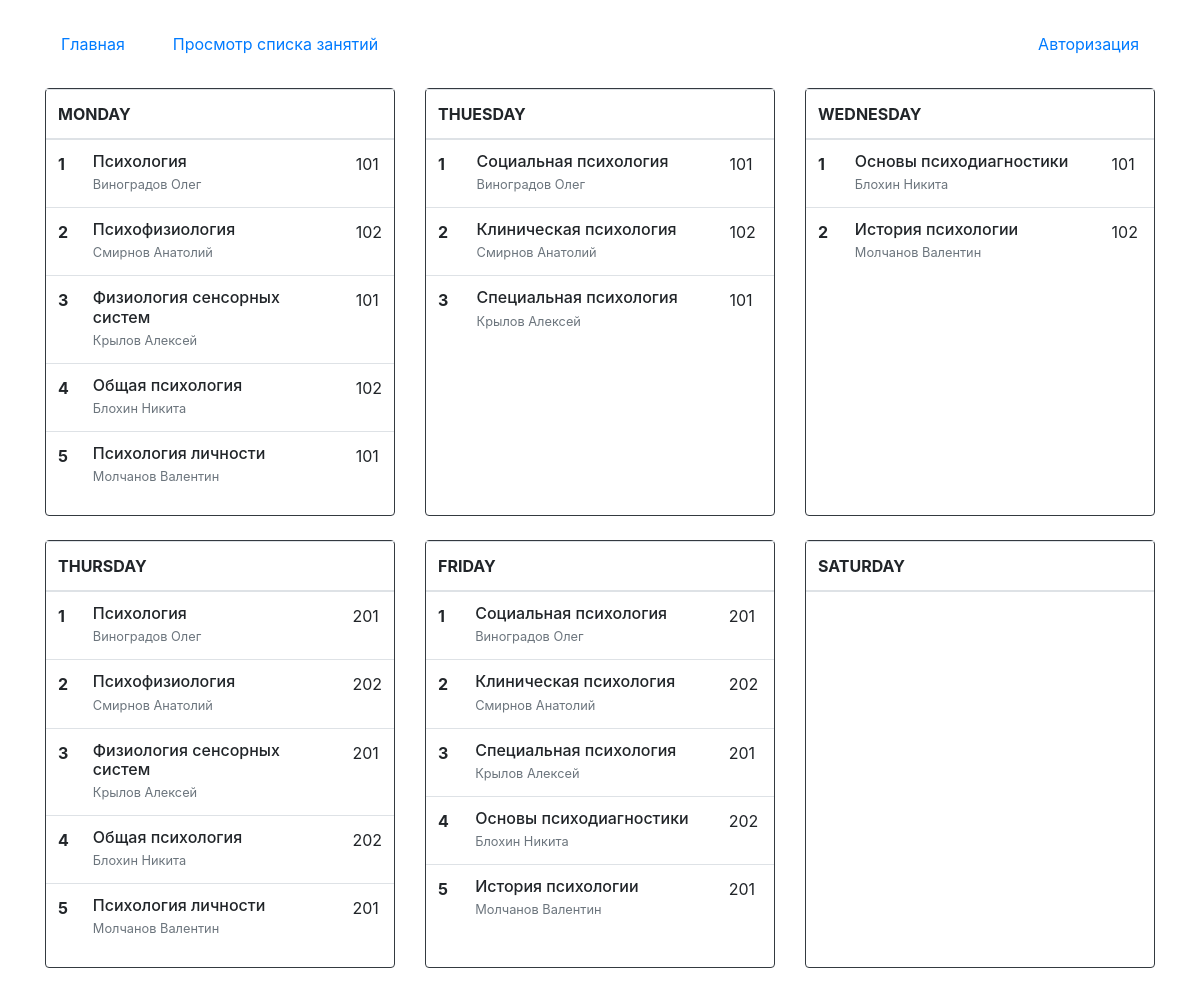
Screenshot of /couple/1 with the database file from the repository.
### couple/models.py (models this page shows, shortened)
class Couple(models.Model):
    subject_id = models.ForeignKey(Subjects, on_delete=models.CASCADE, verbose_name="Предмет")
    teacher_id = models.ForeignKey(Teachers, on_delete=models.CASCADE, verbose_name="Преподаватель")
    group_id = models.ForeignKey(Groups, on_delete=models.CASCADE, verbose_name="Группа")
    MONDAY = 'MON'
    TUESDAY = 'TUE'
    WEDNESDAY = 'WED'
    THURSDAY = 'THU'
    FRIDAY = 'FRI'
    SATURDAY = 'SAT'
    SUNDAY = 'SUN'
    DAY_CHOICES = (
        (MONDAY, "Понедельник"),
        (TUESDAY, "Вторник"),
        (WEDNESDAY, "Среда"),
        (THURSDAY, "Четверг"),
        (FRIDAY, "Пятница"),
        (SATURDAY, "Суббота"),
        (SUNDAY, "Воскресенье")
    )
    day_week = models.CharField( max_length=3, choices=DAY_CHOICES, default=MONDAY, verbose_name="День недели")
    couple_n = models.IntegerField("Номер пары")
    classroom_id = models.ForeignKey(Classrooms, verbose_name="Аудитория",  on_delete=models.CASCADE)
    class Meta:
        verbose_name = "Расписание"
        verbose_name_plural = "Расписание"

class Subjects(models.Model):
    name = models.CharField("Название дисциплины", max_length=45)
    class Meta:
        verbose_name = "Дисциплина"
        verbose_name_plural = "Дисциплины"
    def __str__(self):
        return self.name

class Teachers(models.Model):
    first_name = models.CharField("Имя", max_length=20)
    last_name = models.CharField("Фамилия", max_length=20)
    middle_name = models.CharField("Отчество", max_length=20)
    TEACHER = 'T'
    SENIORLECTURER = 'SL'
    TEACHER_POSITIONS_CHOICES = (
        (TEACHER, 'Преподаватель'),
        (SENIORLECTURER, 'Старший Преподаватель')
    )
    position = models.CharField(max_length=2, choices=TEACHER_POSITIONS_CHOICES, default=TEACHER, verbose_name='Должность')
    user_id = models.ForeignKey(User, null=True , on_delete=models.CASCADE, blank=True, verbose_name= 'Аккаунт')
    class Meta:
        verbose_name = "Преподаватель"
        verbose_name_plural = "Преподаватели"
    def __str__(self):
        return self.last_name + ' ' + self.first_name

class Classrooms(models.Model):
    name = models.CharField("Номер аудитории", max_length=5)
    LECTURE = 'L'
    PRAСTICAL = 'P'
    CLASSROOMS_CHOICES = (
        (LECTURE, 'Лекционная'),
        (PRAСTICAL, 'Практическая')
    )
    type = models.CharField(max_length=2, choices=CLASSROOMS_CHOICES, default=LECTURE)
    class Meta:
        verbose_name = "Аудитория"
        verbose_name_plural = "Аудитории"

### couple/views.py (the view)
# urls.py: path('couple/<int:name>', views.CoupleView, name='CoupleView'),
def CoupleView(request, name):
    list_couple = Couple.objects.filter(group_id = name)
    context = {
        'list_couple' : list_couple
    }
    template = 'couple.html'
    return render(request, template, context)

### templates/couple.html (shortened to what this page needs)
{% extends 'index.html' %}
    {% block content %}
    <div class="row">
            <div class="col-4 ">
            <div class="border border-dark rounded" style="min-height: 100%">
            <table class="table ">
              <thead>
                <tr>
                  <th scope="col" colspan="3">MONDAY </th>
                </tr>
              </thead>
              <tbody>
              {% for ob in  list_couple %}
                  {% if ob.day_week == 'MON'  %}
                      <tr>
                        <th> {{ ob.couple_n }}</th>
                          <td><p class="mb-0 h6">{{ ob.subject_id }}</p>
                            <small class="mb-0 text-muted">{{ ob.teacher_id}}</small></td>
                        <td> {{ ob.classroom_id.name }}</td>
                      </tr>
                    {% endif %}
              {% endfor %}
              </tbody>
            </table>
            </div>
            </div>
            <div class="col-4">
            <div class="border border-dark rounded" style="min-height: 100%">
            <table class="table">
              <thead>
                <tr>
                  <th scope="col" colspan="3">THUESDAY</th>
                </tr>
              </thead>
              <tbody>
              {% for ob in  list_couple%}
                  {% if ob.day_week == 'TUE'  %}
                      <tr>
                        <th> {{ ob.couple_n }}</th>
                          <td><p class="mb-0 h6">{{ ob.subject_id }}</p>
                            <small class="mb-0 text-muted">{{ ob.teacher_id}}</small></td>
                        <td> {{ ob.classroom_id.name }}</td>
                      </tr>
                    {% endif %}
              {% endfor %}
              </tbody>
            </table>
            </div>
            </div>
            <div class="col-4">
            <div class="border border-dark rounded" style="min-height: 100%">
            <table class="table">
              <thead>
                <tr>
                  <th scope="col" colspan="3">WEDNESDAY</th>
                </tr>
              </thead>
              <tbody>
              {% for ob in  list_couple%}
                  {% if ob.day_week == 'WED' %}
                      <tr>
                        <th> {{ ob.couple_n }}</th>
                          <td><p class="mb-0 h6">{{ ob.subject_id }}</p>
                            <small class="mb-0 text-muted">{{ ob.teacher_id}}</small></td>
                        <td> {{ ob.classroom_id.name }}</td>
                      </tr>
                    {% endif %}
              {% endfor %}
              </tbody>
            </table>
            </div>
            </div>
        </div><div class="row mt-4">
            <div class="col-4 ">
            <div class="border border-dark rounded" style="min-height: 100%">
            <table class="table ">
              <thead>
                <tr>
                  <th scope="col" colspan="3">THURSDAY</th>
                </tr>
              </thead>
              <tbody>
              {% for ob in  list_couple%}
                  {% if ob.day_week == 'THU' %}
                      <tr>
                        <th> {{ ob.couple_n }}</th>
                          <td><p class="mb-0 h6">{{ ob.subject_id }}</p>
                            <small class="mb-0 text-muted">{{ ob.teacher_id}}</small></td>
                        <td> {{ ob.classroom_id.name }}</td>
                      </tr>
                    {% endif %}
              {% endfor %}
              </tbody>
            </table>
            </div>
            </div>
            <div class="col-4">
            <div class="border border-dark rounded" style="min-height: 100%">
            <table class="table">
              <thead>
                <tr>
                  <th scope="col" colspan="3">FRIDAY</th>
                </tr>
              </thead>
              <tbody>
              {% for ob in  list_couple%}
                  {% if ob.day_week == 'FRI'%}
                      <tr>
                        <th> {{ ob.couple_n }}</th>
                          <td><p class="mb-0 h6">{{ ob.subject_id }}</p>
                            <small class="mb-0 text-muted">{{ ob.teacher_id}}</small></td>
                        <td> {{ ob.classroom_id.name }}</td>
                      </tr>
                    {% endif %}
              {% endfor %}
              </tbody>
            </table>
            </div>
            </div>
            <div class="col-4">
            <div class="border border-dark rounded" style="min-height: 100%">
            <table class="table">
              <thead>
                <tr>
                  <th scope="col" colspan="3">SATURDAY</th>
                </tr>
              </thead>
            </table>
            </div>
            </div>
        </div>
    {% endblock %}

### templates/index.html (shortened to what this page needs)
<!doctype html>
<html lang="en">
  <head>
    <link rel="stylesheet" href="https://cdn.jsdelivr.net/npm/bootstrap@4.5.3/dist/css/bootstrap.min.css">
  </head>
  <body>
  <div class="container mt-4">
      <ul class="nav nav-pills">
      <li class="nav-item">
          {% url 'IndexView' as url_indexview %}
        <a class="nav-link {% if url_indexview == request.path %} active{% endif %}" href="/">Главная</a>
      </li>
      <li class="nav-item ml-3">
      {% if request.user.id != 1 %}
      {% url 'AddCouple' as url_addcouple %}
        <a class="nav-link {% if url_addcouple == request.path %} active{% endif %}" href="{{url_addcouple}}">{% if request.user.is_authenticated %}Добавить/ред/удалить занятие{% else %}Просмотр списка занятий{% endif %}</a>
      </li>
      {% endif %}
      {% if request.user.is_authenticated %}
            <li class="nav-item ml-auto">
            <a class="nav-link disabled" href="#" tabindex="-1" aria-disabled="true">{{ request.user }}</a>
            </li>
          <li class="nav-item">
                {% url 'logout_page' as url_logout_page %}
                <a class="nav-link btn-danger " href="{{url_logout_page}}">Выйти</a>
            </li>
      {% else %}
          <li class="nav-item ml-auto">
      {% url 'login_page' as url_login_page %}
        <a class="nav-link {% if url_login_page == request.path %} active{% endif %}" href="{{url_login_page}}">Авторизация</a>
      </li>
      {% endif %}
    </ul>
    <div class="mt-4 mb-4">
        {% block content %}{% endblock %}
    </div>
  </div>
  </body>
</html>

### rows the page displays
Couple: couple_n "1", subject_id "Психология", teacher_id "Виноградов Олег", classroom_id.name "101"
Couple: couple_n "2", subject_id "Психофизиология", teacher_id "Смирнов Анатолий", classroom_id.name "102"
Couple: couple_n "3", subject_id "Физиология сенсорных систем", teacher_id "Крылов Алексей", classroom_id.name "101"
Couple: couple_n "4", subject_id "Общая психология", teacher_id "Блохин Никита", classroom_id.name "102"
Couple: couple_n "5", subject_id "Психология личности", teacher_id "Молчанов Валентин", classroom_id.name "101"
Couple: couple_n "1", subject_id "Социальная психология", teacher_id "Виноградов Олег", classroom_id.name "101"
Couple: couple_n "2", subject_id "Клиническая психология", teacher_id "Смирнов Анатолий", classroom_id.name "102"
Couple: couple_n "3", subject_id "Специальная психология", teacher_id "Крылов Алексей", classroom_id.name "101"
Couple: couple_n "1", subject_id "Основы психодиагностики", teacher_id "Блохин Никита", classroom_id.name "101"
Couple: couple_n "2", subject_id "История психологии", teacher_id "Молчанов Валентин", classroom_id.name "102"
Couple: couple_n "1", subject_id "Психология", teacher_id "Виноградов Олег", classroom_id.name "201"
Couple: couple_n "2", subject_id "Психофизиология", teacher_id "Смирнов Анатолий", classroom_id.name "202"
Couple: couple_n "3", subject_id "Физиология сенсорных систем", teacher_id "Крылов Алексей", classroom_id.name "201"
Couple: couple_n "4", subject_id "Общая психология", teacher_id "Блохин Никита", classroom_id.name "202"
Couple: couple_n "5", subject_id "Психология личности", teacher_id "Молчанов Валентин", classroom_id.name "201"
Couple: couple_n "1", subject_id "Социальная психология", teacher_id "Виноградов Олег", classroom_id.name "201"
Couple: couple_n "2", subject_id "Клиническая психология", teacher_id "Смирнов Анатолий", classroom_id.name "202"
Couple: couple_n "3", subject_id "Специальная психология", teacher_id "Крылов Алексей", classroom_id.name "201"
Couple: couple_n "4", subject_id "Основы психодиагностики", teacher_id "Блохин Никита", classroom_id.name "202"
Couple: couple_n "5", subject_id "История психологии", teacher_id "Молчанов Валентин", classroom_id.name "201"
